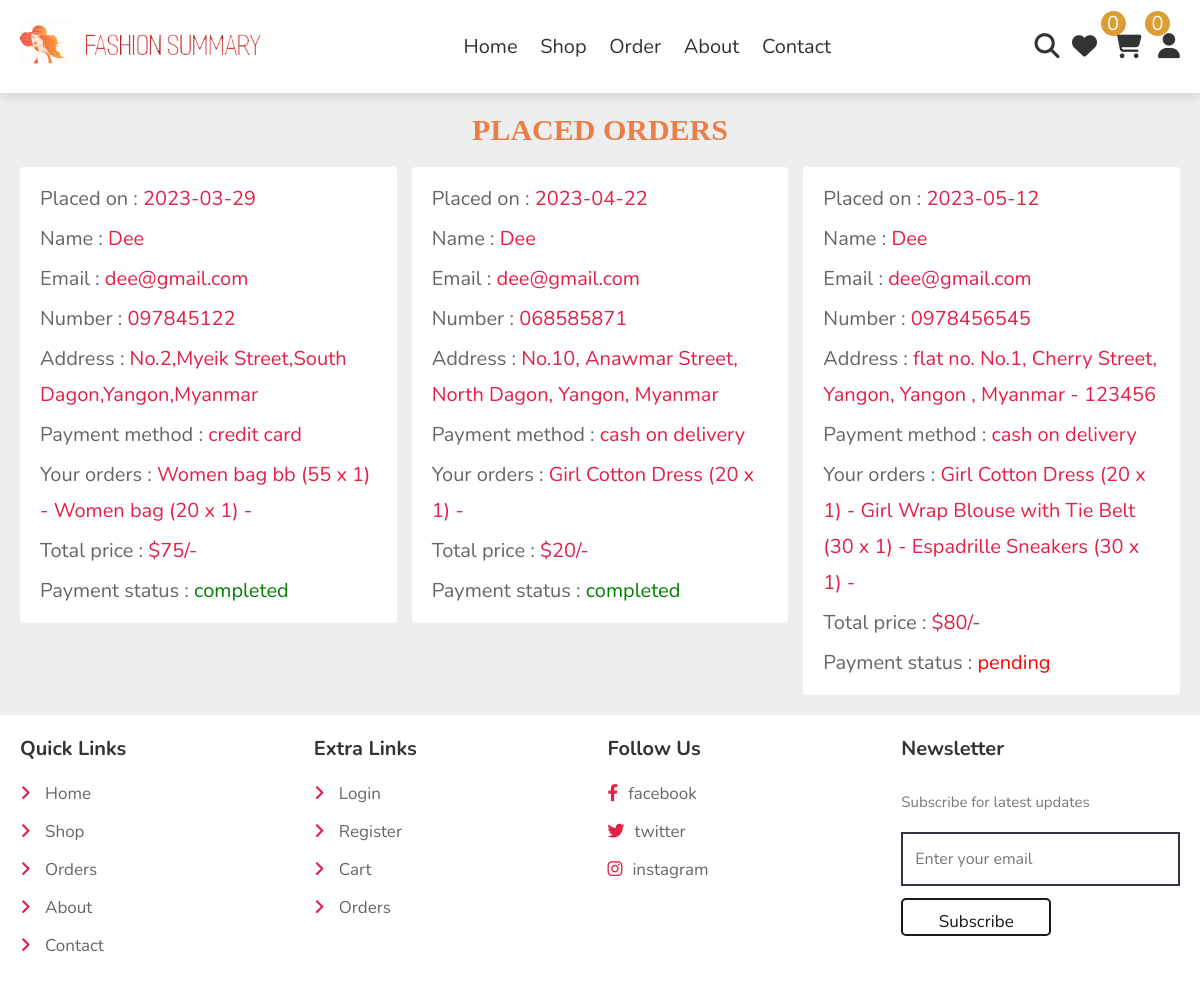
/orders.php (signed in), run on the app's committed database.
### tables this page shows
CREATE TABLE `orders` (
  `id` int(100) NOT NULL,
  `user_id` int(100) NOT NULL,
  `name` varchar(20) NOT NULL,
  `number` varchar(10) NOT NULL,
  `email` varchar(50) NOT NULL,
  `method` varchar(50) NOT NULL,
  `address` varchar(500) NOT NULL,
  `total_products` varchar(1000) NOT NULL,
  `total_price` int(100) NOT NULL,
  `placed_on` date NOT NULL DEFAULT current_timestamp(),
  `payment_status` varchar(20) NOT NULL DEFAULT 'pending'
);

### orders.php (the view, shortened to what this page needs)
<?php
include 'components/connect.php';
if(isset($_SESSION['user_id'])){
   $user_id = $_SESSION['user_id'];
}else{
   $user_id = '';
};
?>
<!DOCTYPE html>
<html lang="en">
<head>
   <link rel="stylesheet" href="https://cdnjs.cloudflare.com/ajax/libs/font-awesome/6.1.1/css/all.min.css">
   <link rel="stylesheet" href="css/style.css">
</head>
<body>
<?php include 'components/user_header.php'; ?>
<section class="orders">
   <h1 class="heading">placed orders</h1>
   <div class="box-container">
   <?php
      if($user_id == ''){
         echo '<p class="empty">please login to see your orders</p>';
      }else{
         $select_orders = $conn->prepare("SELECT * FROM `orders` WHERE user_id = ?");
         $select_orders->execute([$user_id]);
         if($select_orders->rowCount() > 0){
            while($fetch_orders = $select_orders->fetch(PDO::FETCH_ASSOC)){
   ?>
   <div class="box">
      <p>Placed on : <span><?= $fetch_orders['placed_on']; ?></span></p>
      <p>Name : <span><?= $fetch_orders['name']; ?></span></p>
      <p>Email : <span><?= $fetch_orders['email']; ?></span></p>
      <p>Number : <span><?= $fetch_orders['number']; ?></span></p>
      <p>Address : <span><?= $fetch_orders['address']; ?></span></p>
      <p>Payment method : <span><?= $fetch_orders['method']; ?></span></p>
      <p>Your orders : <span><?= $fetch_orders['total_products']; ?></span></p>
      <p>Total price : <span>$<?= $fetch_orders['total_price']; ?>/-</span></p>
      <p> Payment status : <span style="color:<?php if($fetch_orders['payment_status'] == 'pending'){ echo 'red'; }else{ echo 'green'; }; ?>"><?= $fetch_orders['payment_status']; ?></span> </p>
   </div>
   <?php
      }
      }else{
         echo '<p class="empty">no orders placed yet!</p>';
      }
      }
   ?>
   </div>
</section>
<?php include 'components/footer.php'; ?>
</body>
</html>

### css/style.css (style rules this page uses)
:root { --main-color:#e32047; --primary-color: #f3f312; --orange:#f39c12; --red:#e74c3c; --black:#333; --white:#fff; --light-color:#666; --light-bg:#eee; --border:.2rem solid var(--black); --box-shadow:0 .5rem 1rem rgba(0,0,0,.1); -webkit-box-sizing: border-box; box-sizing: border-box; outline: none; border: none; text-decoration: none; -webkit-transition: all .2s linear; transition: all .2s linear; }
* { font-family: 'Nunito', sans-serif; margin:0; padding:0; box-sizing: border-box; outline: none; border:none; text-decoration: none; }
html { font-size: 62.5%; overflow-x: hidden; }
body { background-color: var(--light-bg); }
section { padding:2rem; max-width: 1200px; margin:0 auto; }
.heading { font-size: 4rem; color:var(--black); margin-bottom: 2rem; text-align: center; text-transform: uppercase; }
.orders h1 { color: #e97f46; font-size: 3rem; font-family: 'Times New Roman', Times, serif; }
.orders .box-container { display: flex; flex-wrap: wrap; gap:1.5rem; align-items: flex-start; }
.orders .box-container .box { padding:1rem 2rem; flex:1 1 15rem; border:var(--light-bg); background-color: var(--white); box-shadow: var(--light-bg); border-radius: .4rem; }
.orders .box-container .box p { margin:.4rem 0; line-height: 1.8; font-size: 2rem; color:var(--light-color); }
.orders .box-container .box p span { color:var(--main-color); }

### data on the page
orders: placed_on "2023-03-29", name "Dee", email "dee@gmail.com", number "097845122", address "No.2,Myeik Street,South Dagon,Yangon,Myanmar", method "credit card", total_products "Women bag bb (55 x 1) - Women bag (20 x 1) -", total_price "75", payment_status "completed"
orders: placed_on "2023-04-22", name "Dee", email "dee@gmail.com", number "068585871", address "No.10, Anawmar Street, North Dagon, Yangon, Myanmar", method "cash on delivery", total_products "Girl Cotton Dress (20 x 1) -", total_price "20", payment_status "completed"
orders: placed_on "2023-05-12", name "Dee", email "dee@gmail.com", number "0978456545", address "flat no. No.1, Cherry Street, Yangon, Yangon , Myanmar - 123456", method "cash on delivery", total_products "Girl Cotton Dress (20 x 1) - Girl Wrap Blouse with Tie Belt (30 x 1) - Espadrille Sneakers (30 x 1) -", total_price "80", payment_status "pending"

### other printed values
$total_wishlist_counts "0"
$total_cart_counts "0"
